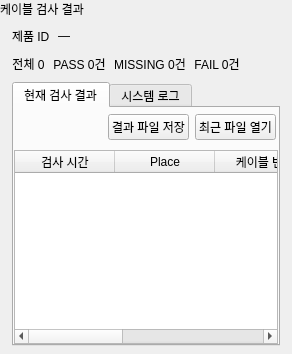
         <widget class="QFrame" name="resultsPanel">
          <property name="role" stdset="0">
           <string>panel</string>
          </property>
          <layout class="QVBoxLayout" name="layout18" stretch="0,0,0,1">
           <property name="spacing">
            <number>8</number>
           </property>
           <property name="leftMargin">
            <number>0</number>
           </property>
           <property name="topMargin">
            <number>0</number>
           </property>
           <property name="rightMargin">
            <number>0</number>
           </property>
           <property name="bottomMargin">
            <number>8</number>
           </property>
           <item>
            <layout class="QHBoxLayout" name="resultsTitleRow">
             <item>
              <widget class="QLabel" name="resultsTitle">
               <property name="text">
                <string>케이블 검사 결과</string>
               </property>
               <property name="role" stdset="0">
                <string>panelTitle</string>
               </property>
              </widget>
             </item>
            </layout>
           </item>
           <item>
            <layout class="QHBoxLayout" name="layout19">
             <property name="leftMargin">
              <number>12</number>
             </property>
             <property name="topMargin">
              <number>0</number>
             </property>
             <property name="rightMargin">
              <number>12</number>
             </property>
             <property name="bottomMargin">
              <number>0</number>
             </property>
             <item>
              <widget class="QLabel" name="productIdKey">
               <property name="text">
                <string>제품 ID</string>
               </property>
               <property name="role" stdset="0">
                <string>key</string>
               </property>
              </widget>
             </item>
             <item>
              <widget class="QLabel" name="productId">
               <property name="text">
                <string>—</string>
               </property>
               <property name="role" stdset="0">
                <string>value</string>
               </property>
              </widget>
             </item>
             <item>
              <spacer name="spacer21">
               <property name="orientation">
                <enum>Qt::Horizontal</enum>
               </property>
               <property name="sizeHint" stdset="0">
                <size>
                 <width>40</width>
                 <height>20</height>
                </size>
               </property>
              </spacer>
             </item>
             <item>
              <widget class="QLabel" name="productResult">
               <property name="text">
                <string/>
               </property>
              </widget>
             </item>
            </layout>
           </item>
           <item>
            <layout class="QHBoxLayout" name="layout22">
             <property name="leftMargin">
              <number>12</number>
             </property>
             <property name="topMargin">
              <number>0</number>
             </property>
             <property name="rightMargin">
              <number>12</number>
             </property>
             <property name="bottomMargin">
              <number>0</number>
             </property>
             <item>
              <widget class="QLabel" name="chipTotal">
               <property name="text">
                <string>전체 0</string>
               </property>
               <property name="alignment">
                <set>Qt::AlignCenter</set>
               </property>
              </widget>
             </item>
             <item>
              <widget class="QLabel" name="chipPass">
               <property name="text">
                <string>PASS 0건</string>
               </property>
               <property name="alignment">
                <set>Qt::AlignCenter</set>
               </property>
              </widget>
             </item>
             <item>
              <widget class="QLabel" name="chipMissing">
               <property name="text">
                <string>MISSING 0건</string>
               </property>
               <property name="alignment">
                <set>Qt::AlignCenter</set>
               </property>
              </widget>
             </item>
             <item>
              <widget class="QLabel" name="chipFail">
               <property name="text">
                <string>FAIL 0건</string>
               </property>
               <property name="alignment">
                <set>Qt::AlignCenter</set>
               </property>
              </widget>
             </item>
             <item>
              <spacer name="spacer23">
               <property name="orientation">
                <enum>Qt::Horizontal</enum>
               </property>
               <property name="sizeHint" stdset="0">
                <size>
                 <width>40</width>
                 <height>20</height>
                </size>
               </property>
              </spacer>
             </item>
            </layout>
           </item>
           <item>
            <layout class="QHBoxLayout" name="layout24">
             <property name="leftMargin">
              <number>12</number>
             </property>
             <property name="topMargin">
              <number>0</number>
             </property>
             <property name="rightMargin">
              <number>12</number>
             </property>
             <property name="bottomMargin">
              <number>0</number>
             </property>
             <item>
              <widget class="QTabWidget" name="tabs">
               <property name="currentIndex">
                <number>0</number>
               </property>
               <widget class="QWidget" name="resultTab">
                <attribute name="title">
                 <string>현재 검사 결과</string>
                </attribute>
                <layout class="QVBoxLayout" name="layout25">
                 <property name="leftMargin">
                  <number>0</number>
                 </property>
                 <property name="topMargin">
                  <number>0</number>
                 </property>
                 <property name="rightMargin">
                  <number>0</number>
                 </property>
                 <property name="bottomMargin">
                  <number>0</number>
                 </property>
                 <item>
                  <layout class="QHBoxLayout" name="resultToolbar">
                   <property name="topMargin">
                    <number>6</number>
                   </property>
                   <property name="rightMargin">
                    <number>2</number>
                   </property>
                   <property name="bottomMargin">
                    <number>4</number>
                   </property>
                   <item>
                    <spacer name="resultToolbarSpacer">
                     <property name="orientation">
                      <enum>Qt::Horizontal</enum>
                     </property>
                     <property name="sizeHint" stdset="0">
                      <size>
                       <width>40</width>
                       <height>0</height>
                      </size>
                     </property>
                    </spacer>
                   </item>
                   <item>
                  <widget class="QPushButton" name="exportBtn">
                   <property name="toolTip">
                    <string>이번 검사 결과만 새 파일(.db + .xlsx)로 저장합니다. 공용 DB 는 건드리지 않습니다. DB 에 쌓인 전체는 &apos;통합 조회&apos; 탭에서 저장합니다.</string>
                   </property>
                   <property name="text">
                    <string>결과 파일 저장</string>
                   </property>
                  </widget>
                   </item>
                   <item>
                  <widget class="QPushButton" name="openFileBtn">
                   <property name="toolTip">
                    <string>이 탭에서 가장 최근에 저장한 검사 결과 파일(run_….xlsx)을 엽니다. 저장한 파일이 없으면 저장 폴더를 엽니다.</string>
                   </property>
                   <property name="text">
                    <string>최근 파일 열기</string>
                   </property>
                  </widget>
                   </item>
                  </layout>
                 </item>
                 <item>
                  <widget class="QTableWidget" name="resultTable">
                   <property name="focusPolicy">
                    <enum>Qt::NoFocus</enum>
                   </property>
                   <property name="editTriggers">
                    <set>QAbstractItemView::NoEditTriggers</set>
                   </property>
                   <property name="selectionMode">
                    <enum>QAbstractItemView::SingleSelection</enum>
                   </property>
                   <property name="selectionBehavior">
                    <enum>QAbstractItemView::SelectRows</enum>
                   </property>
                   <attribute name="verticalHeaderVisible">
                    <bool>false</bool>
                   </attribute>
                   <attribute name="verticalHeaderDefaultSectionSize">
                    <number>36</number>
                   </attribute>
                   <column>
                    <property name="text">
                     <string>검사 시간</string>
                    </property>
                   </column>
                   <column>
                    <property name="text">
                     <string>Place</string>
                    </property>
                   </column>
                   <column>
                    <property name="text">
                     <string>케이블 번호</string>
                    </property>
                   </column>
                   <column>
                    <property name="text">
                     <string>검사 결과</string>
                    </property>
                   </column>
                   <column>
                    <property name="text">
                     <string>상세</string>
                    </property>
                   </column>
                  </widget>
                 </item>
                </layout>
               </widget>
               <widget class="QWidget" name="logTab">
                <attribute name="title">
                 <string>시스템 로그</string>
                </attribute>
                <layout class="QVBoxLayout" name="layout26">
                 <property name="leftMargin">
                  <number>0</number>
                 </property>
                 <property name="topMargin">
                  <number>0</number>
                 </property>
                 <property name="rightMargin">
                  <number>0</number>
                 </property>
                 <property name="bottomMargin">
                  <number>0</number>
                 </property>
                 <item>
                  <widget class="QPlainTextEdit" name="logView">
                   <property name="readOnly">
                    <bool>true</bool>
                   </property>
                   <property name="maximumBlockCount">
                    <number>2000</number>
                   </property>
                  </widget>
                 </item>
                </layout>
               </widget>
              </widget>
             </item>
            </layout>
           </item>
          </layout>
         </widget>
